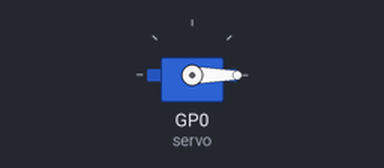
This program was run on a simulated Raspberry Pi Pico running MicroPython. On the bench: servo. Servo angles are drawn from the pulse width (0.5 ms = 0°, 2.5 ms = 180°).

Above: at 5.05 s.
At 6.0 s:
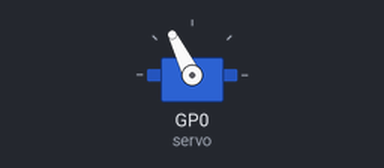
At 7.0 s:
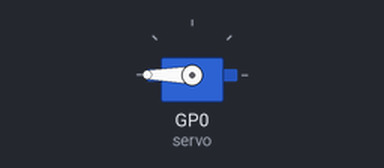
At 8.95 s:
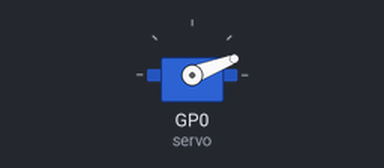
Timing chart, 0 to 11.8 s (numbered marks = the images above):
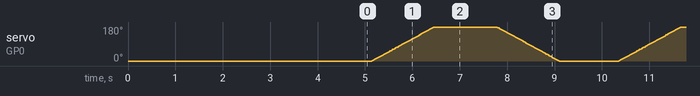

The program:

10_1-servo.py
```python
from machine import Pin, PWM
import utime

servo = PWM(Pin(0))
servo.freq(50)
servo.duty_u16(1000)
utime.sleep(5)

while True:
    for dc in range(1000, 9000, 50):
        servo.duty_u16(dc)
        utime.sleep(0.01)
    utime.sleep(1)

    for dc in range(9000, 1000, -50):
        servo.duty_u16(dc)
        utime.sleep(0.01)
    utime.sleep(1)
```
